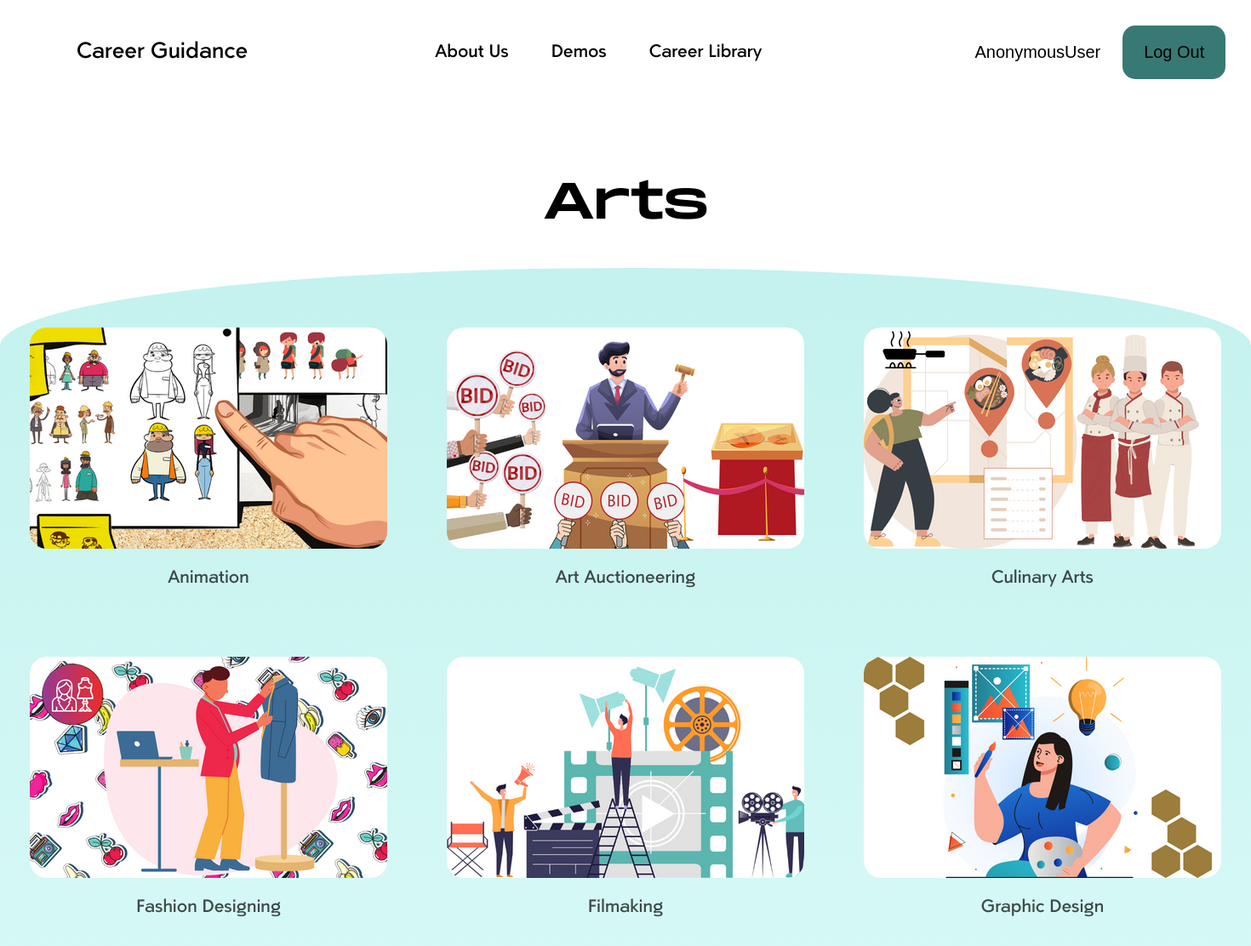
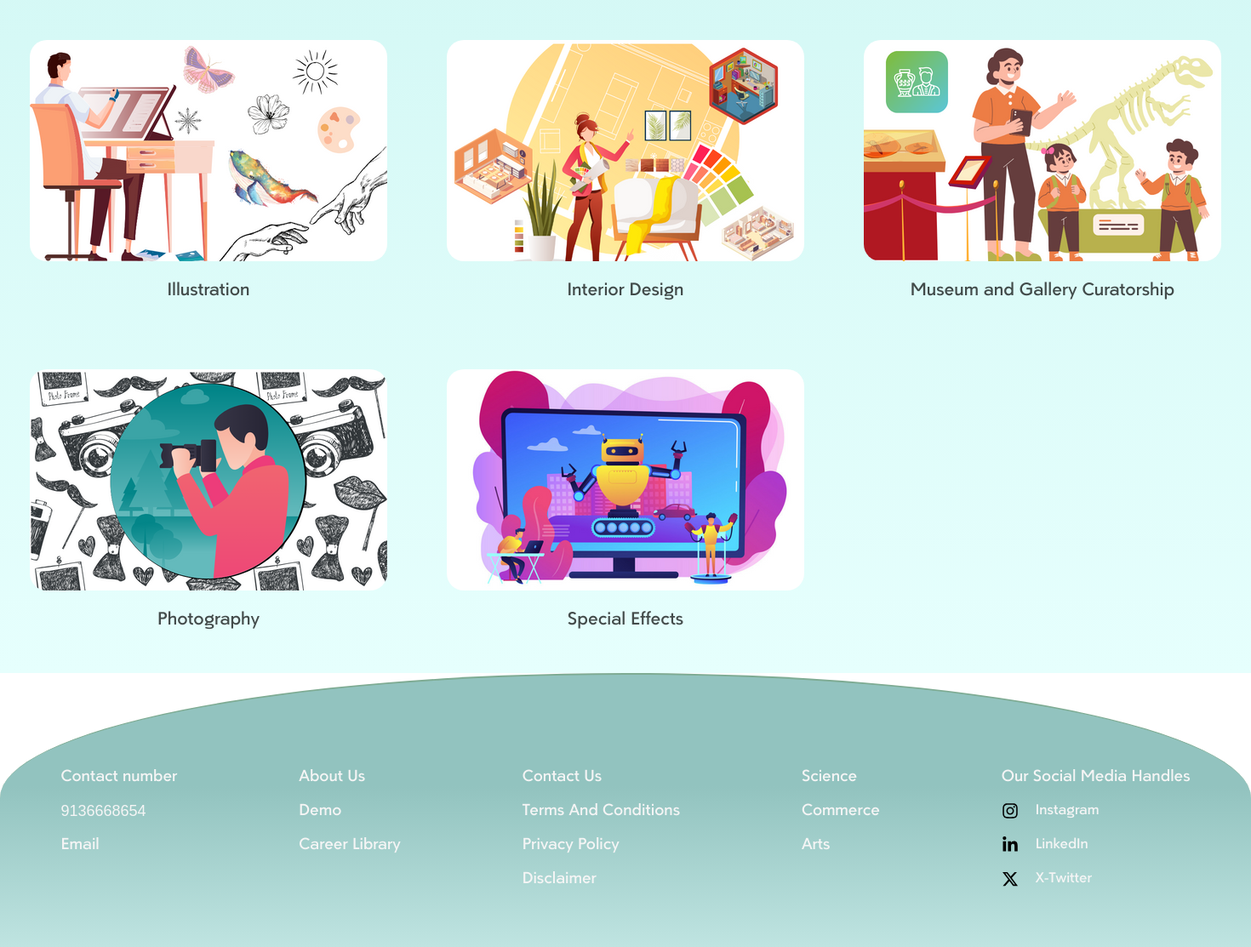
The app's page /stream/3 with its own data (2 pictures, top to bottom).
### app/models.py (models this page shows, shortened)
class Gallery(models.Model):
    BRANCH_CHOICES = (
        ('Science', 'science'),
        ('Commerce', 'commerce'),
        ('Arts', 'arts'),
    )
    title = models.CharField(max_length=100)
    image = models.ImageField(upload_to='static/media')
    branch = models.CharField(max_length=100, choices=BRANCH_CHOICES, default='science')

### app/views.py (the view)
# urls.py: path('stream/<id>', views.stream, name='stream'),
def stream(request, id):
    stream = ""
    if id == '1':
        stream = "Science"
    elif id == '2':
        stream = 'Commerce'
    elif id == '3':
        stream = 'Arts'
    gallery_objects = Gallery.objects.filter(branch=stream)
    context = {
        'stream': stream,
        'gallery_object': gallery_objects,
    }
    return render(request, 'stream.html', context)

### templates/stream.html (shortened to what this page needs)
<!DOCTYPE html>
<html lang="en">
<head>
    <link rel="stylesheet" href="../static/css/science.css">
</head>
<body>
    <div class="container3-1">
        <div class="navbar">
            <div class="left-header">
                    <a href="{% url 'home' %}">
                        <p>Career Guidance</p>
                    </a>
            </div>
            <div class="center-menu">
                <div class="list-1">
                    <ul class="list1-1-1">
                        <li class="list1-1">About Us</li>
                        <li class="list1-1">Demos</li>
                        <li class="list1-1">
                            <a href="{% url 'careerLibrary' %}"> Career Library </a>
                        </li>
                    </ul>
                </div>
            </div>
            <div class="login-details">
                <button> {{ user }} </button>
                <button class="lgin">
                    <a href="{% url 'logout_view' %}">
                        Log Out
                    </a>
                </button>
            </div>
        </div>
        <div class="science">
            <div class="head">
                {{stream}}
            </div>
        </div>
        <div class="sci-career-option">
            <div class="grid">
                {% for gallery_obj in gallery_object %}
                <div class="grid1">
                    <img src="{{ gallery_obj.image.url }}" alt="{{ gallery_obj.title }}" class="pics">
                    <a href="{% url 'error' %}">
                        <p class="para">{{ gallery_obj.title }}</p>
                    </a>
                </div>
                {% endfor%}
            </div>
        </div>
    </div>
    <div class="footer">
        <div class="contact">
            <p>Contact number</p>
            <p class="no">9136668654</p>
            <p>Email</p>
        </div>
        <div class="menu">
            <ul class="list1">
                <li>About Us</li>
                <li>Demo</li>
                <li>Career Library</li>
            </ul>
        </div>
        <div class="policy">
            <ul class="list2">
                <li>Contact Us</li>
                <li>Terms And Conditions</li>
                <li>Privacy Policy</li>
                <li>Disclaimer</li>
            </ul>
        </div>
        <div class="career-options">
            <ul class="list3">
                <li>Science</li>
                <li>Commerce</li>
                <li>Arts</li>
            </ul>
        </div>
        <div class="social">
            <p>Our Social Media Handles</p>
            <ul class="list4">
                <li class="list4-1"><img src="../static/img/instagram.svg" width="20px" height="20px" alt="">
                <p>Instagram</p></li>
                <li class="list4-1"><img src="../static/img/linkedin-in.svg" width="20px" height="20px" alt="">
                <p>LinkedIn</p></li>
                <li class="list4-1"><img src="../static/img/x-twitter.svg" width="20px" height="20px" alt="">
                <p>X-Twitter</p></li>
            </ul>
        </div>
    </div>
</body>
</html>

### static/css/science.css (style rules this page uses)
* { padding: 0px; margin: 0px; }
.list1-1 { list-style-type: none; }
.navbar { font-family: paloseco-medium; padding: 10px 10px; display: flex; align-items: center; font-size: 20px; }
.left-header { position: relative; left: 80px; font-size: 25px; }
.center-menu { position: relative; left: 300px; }
.login-details { position: relative; left: 550px; }
.lgin { padding: 20px 25px; color: white; background-color:#387975 ; border-radius: 15px; margin: 20px; }
.list1-1-1 { display: flex; gap: 50px; }
button { background-color: transparent; border: none; font-size: 20px; }
.science { margin-block: 80px 40px; display: flex; justify-content: center; font-size: 60px ; font-family:monument-regular ; }
.grid { display: grid; grid-template-columns: 1fr 1fr 1fr; justify-items: center; text-align: center; font-size: 20px; font-family: paloseco-medium; row-gap: 80px; }
.para { margin-top: 15px; opacity: .7; }
.pics { border-radius: 20px; }
.sci-career-option { padding-bottom: 50px; border-radius: 800px 800px 0px 0px/ 100px; padding-top: 70px; background: linear-gradient(180deg, rgba(196, 242, 238, 1) 0%, rgba(230, 255, 253, 1) 100%); }
.footer { display: flex; border-top:2px solid rgb(126, 171, 147); border-radius: 2000px 2000px 0px 0px/ 400px ; background: linear-gradient(180deg, rgba(146, 195, 191, 1) 41%, rgba(191, 228, 225, 1) 100%); color: whitesmoke; font-family:paloseco-medium; justify-content: space-around; line-height: 40px; font-size: 18px; padding-block: 100px 60px; }
li { list-style-type: none; }
.no { font-family:'Franklin Gothic Medium', 'Arial Narrow', Arial, sans-serif; }
.list4-1 { display: flex; font-size: 16px; align-items: center; gap: 20px; }
a { text-decoration: none; color: black; }

### records on screen
Gallery: image (picture), title "Animation"
Gallery: image (picture), title "Art Auctioneering"
Gallery: image (picture), title "Culinary Arts"
Gallery: image (picture), title "Fashion Designing"
Gallery: image (picture), title "Filmaking"
Gallery: image (picture), title "Graphic Design"
Gallery: image (picture), title "Illustration"
Gallery: image (picture), title "Interior Design"
Gallery: image (picture), title "Museum and Gallery Curatorship"
Gallery: image (picture), title "Photography"
Gallery: image (picture), title "Special Effects"

### other values on screen
{{ user }} "AnonymousUser"
{{ stream }} "Arts"
